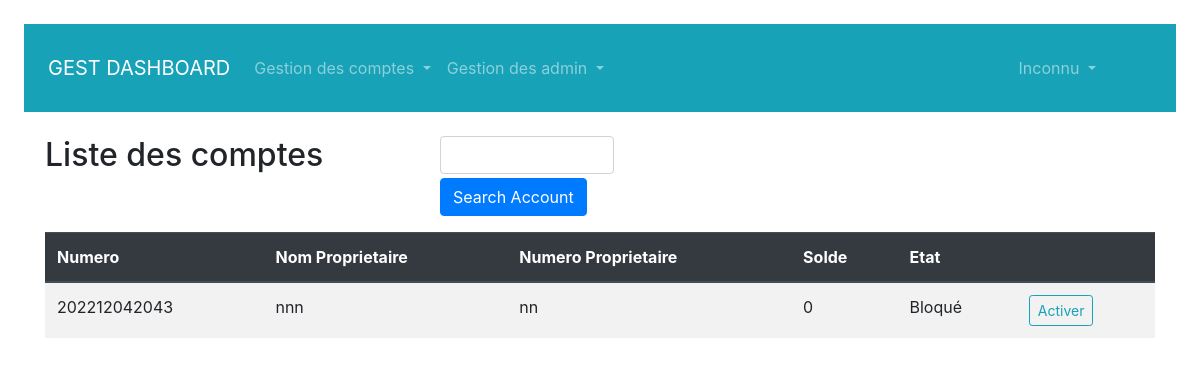
Before: /admin/account/list with the older database file.
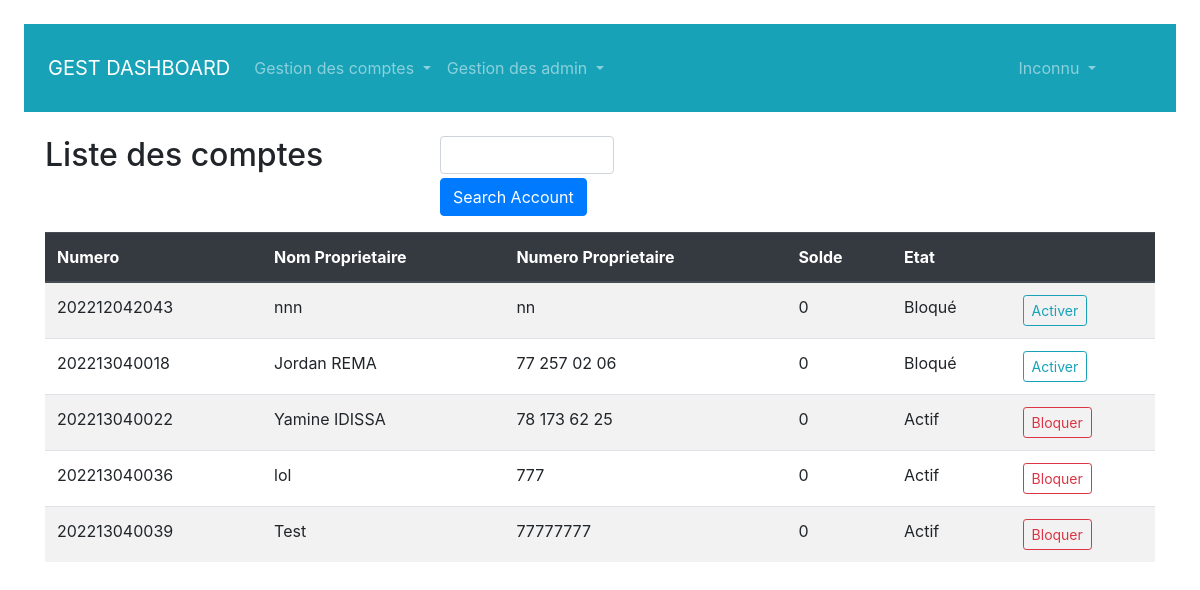
After: the same page with the newer database file.
### models/compte.py (models this page shows, shortened)
class Compte(db.Model):
    __tablename__ = "account"
    id = db.Column(db.Integer, primary_key = True)
    nom_client = db.Column(db.String(50), nullable = False)
    numero_compte = db.Column(db.String(50), nullable = False)
    numero_telephone = db.Column(db.String(20), nullable = False)
    solde = db.Column(db.Integer, nullable = False)
    code = db.Column(db.String(300), nullable = False)
    etat = db.Column(db.String(10), nullable = False)

### routes/route_admin.py (the view)
@dash.route("/admin/account/list", methods = ["GET","POST"], defaults = {"id":None})
@dash.route("/admin/account/found/<id>", methods = ["GET","POST"])
def account_list(id):
    form = SearchAccount()
    if form.validate_on_submit():
        num = form.num.data
        result = searchAccount(num)
        return render_template("./admin/account.list.html",accounts = result, form = form )
    return render_template("./admin/account.list.html", accounts = listAccount(), form = form)

### myforms/forms.py
class SearchAccount(FlaskForm):
    num = StringField("Numero de compte", validators=[DataRequired()])
    submit = SubmitField("Search Account")

### controllers/admin_controller.py (called while the page is built)
def listAccount():
    return Compte.query.all()

### templates/admin/account.list.html (shortened to what this page needs)
{% extends './admin/base.html' %}
{% block content %}
<div class = "jumotron">
    <div class = "row">
        <div class = "col-4">
            <h2 class="fw-bold mb-4">Liste des comptes</h2>
        </div>
        <div class = "col-4">
            <form action = "POST">
                <div class="form-group col-7">
                {{ form.num (class = "form-control ") }}
                {{ form.submit (class = "btn btn-primary mt-1") }}
                 </div>
            </form>
        </div>
    </div>
        <table class="table table-striped">
            <thead class = "thead-dark">
                <tr>
                    <th>Numero</th>
                    <th>Nom Proprietaire</th>
                    <th>Numero Proprietaire</th>
                    <th>Solde</th>
                    <th>Etat</th>
                    <th></th>
                </tr>
            </thead>
            <tbody>
                {% for account in accounts %}
                <tr>
                    <td scope="row">{{account.numero_compte}} </td>
                    <td>{{account.nom_client}}</td>
                    <td>{{account.numero_telephone}}</td>
                    <td>{{account.solde}}</td>
                    <td>{{"Actif" if account.etat == "1" else "Bloqué"}}</td>
                    <td class = "">
                        {% if account.etat == "1" %}
                        <a class="btn btn-sm btn-outline-danger" href="{{ url_for('dash.account_update', id = account.id) }}">Bloquer</a>
                        {% else %}
                        <a class="btn btn-sm btn-outline-info" href="{{ url_for('dash.account_update', id = account.id) }}">Activer</a>
                        {% endif %}
                    </td>
                </tr>
                {% endfor %}
            </tbody>
        </table>
</div>
{% endblock content %}

### templates/admin/base.html (shortened to what this page needs)
<!doctype html>
<html lang="en">
  <head>
    <link rel="stylesheet" href="https://cdn.jsdelivr.net/npm/bootstrap-icons@1.3.0/font/bootstrap-icons.css">
    <link rel="stylesheet" href="https://stackpath.bootstrapcdn.com/bootstrap/4.3.1/css/bootstrap.min.css">
  </head>
  <body>
    <nav class="navbar navbar-expand-lg navbar-dark bg-info m-4 p-4">
        <a class="navbar-brand" href="#">GEST DASHBOARD</a>
        <div class="collapse navbar-collapse" id="navbarNavDropdown">
          <ul class="navbar-nav">
            <li class="nav-item dropdown">
                <a class="nav-link dropdown-toggle" href="#" id="navbarDropdownMenuLink" data-toggle="dropdown" aria-haspopup="true" aria-expanded="false">
                    Gestion des comptes
                 </a>
            </li>
            <li class="nav-item dropdown">
                <a class="nav-link dropdown-toggle" href="#" id="navbarDropdownMenuLink" data-toggle="dropdown" aria-haspopup="true" aria-expanded="false">
                    Gestion des admin
                 </a>
            </li>
          </ul>
        </div>
        <ul class = "navbar-nav mr-5">
            <li class="nav-item dropdown">
                <a class="nav-link dropdown-toggle" href="#" id="navbarDropdownMenuLink" data-toggle="dropdown" aria-haspopup="true" aria-expanded="false">
                   Inconnu
                </a>
              </li>
        </ul>
    </nav>
    <div class = "container">
    {% block content %}{% endblock content %}
    </div>
  </body>
</html>

Changed rows visible on the page:
added Compte: numero_compte "202213040018", nom_client "Jordan REMA", numero_telephone "77 257 02 06", solde "0", etat "Bloqué"
added Compte: numero_compte "202213040022", nom_client "Yamine IDISSA", numero_telephone "78 173 62 25", solde "0", etat "Actif"
added Compte: numero_compte "202213040036", nom_client "lol", numero_telephone "777", solde "0", etat "Actif"
added Compte: numero_compte "202213040039", nom_client "Test", numero_telephone "77777777", solde "0", etat "Actif"
